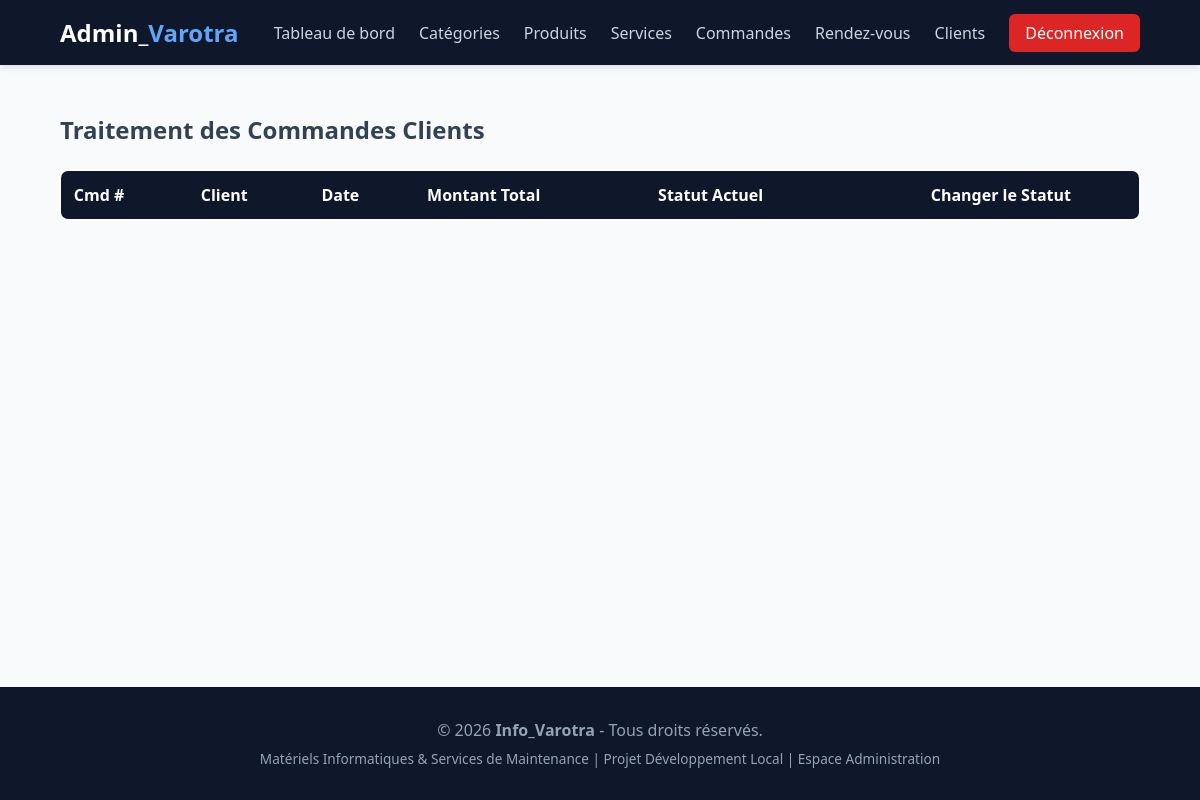
Before: /admin/commandes.php (signed in) with the older database file.
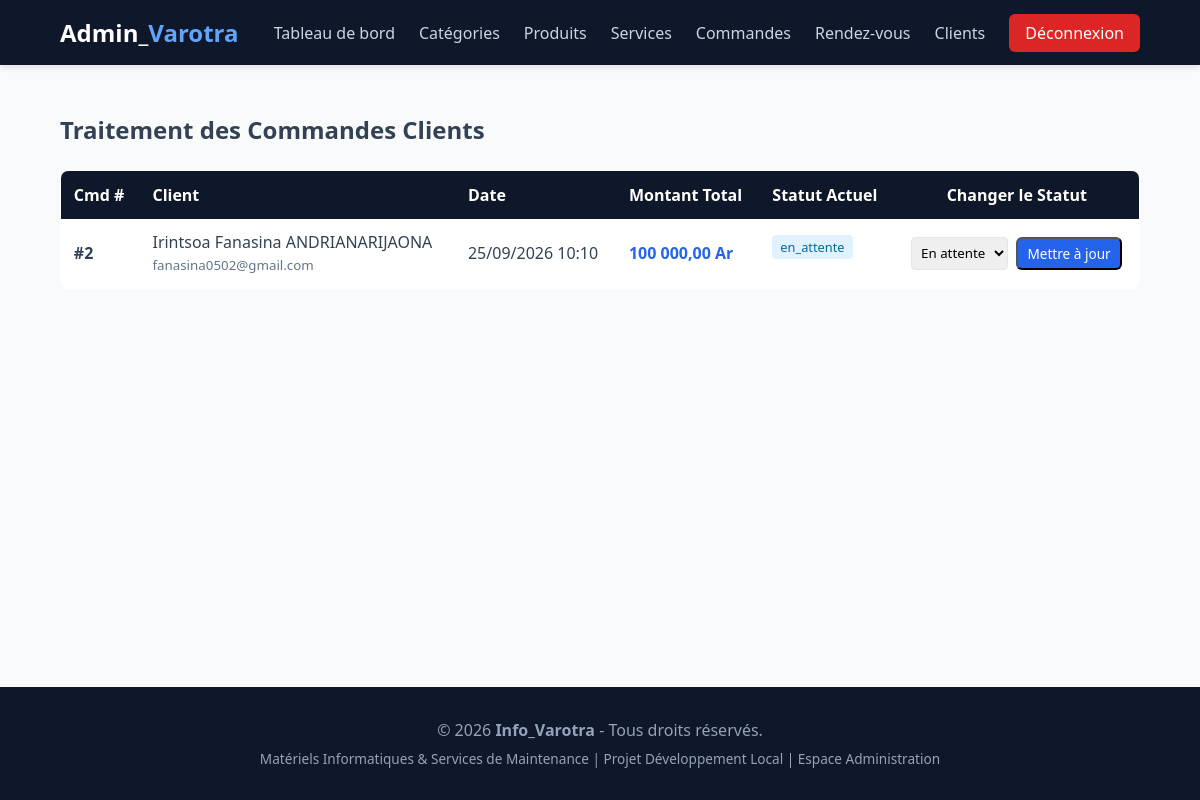
After: the same page with the newer database file.
### tables this page shows
CREATE TABLE `commande` (
  `id_commande` int NOT NULL,
  `date_commande` datetime DEFAULT CURRENT_TIMESTAMP,
  `statut` enum('en_attente','validee','expediee','livree','annulee') DEFAULT 'en_attente',
  `montant_total` decimal(10,2) NOT NULL,
  `id_client` int NOT NULL
);

CREATE TABLE `client` (
  `id_client` int NOT NULL,
  `nom` varchar(100) NOT NULL,
  `prenom` varchar(100) NOT NULL,
  `email` varchar(150) NOT NULL,
  `mot_de_passe` varchar(255) NOT NULL,
  `telephone` varchar(20) DEFAULT NULL,
  `adresse` text,
  `date_inscription` datetime DEFAULT CURRENT_TIMESTAMP,
  `actif` tinyint(1) DEFAULT '0',
  `token_verification` varchar(100) DEFAULT NULL
);

### admin/commandes.php (the view, shortened to what this page needs)
<?php
require_once '../config/database.php';
$commandes = $pdo->query("SELECT c.*, cl.nom, cl.prenom, cl.email
                         FROM commande c
                         JOIN client cl ON c.id_client = cl.id_client
                         ORDER BY c.date_commande DESC")->fetchAll();
require_once __DIR__ . '/includes/header.php';
?>
<!DOCTYPE html>
<html lang="fr">
<head>
    <link rel="stylesheet" href="/Info_Varotra/assets/css/style.css">
</head>
<body>
<main class="container">
    <h2>Traitement des Commandes Clients</h2>
    <table style="width: 100%; border-collapse: collapse; background: white; margin-top: 1.5rem; border-radius: 8px; overflow: hidden; border: 1px solid var(--border-color);">
        <thead>
            <tr style="background: var(--primary); color: white; text-align: left;">
                <th style="padding: 0.8rem;">Cmd #</th>
                <th style="padding: 0.8rem;">Client</th>
                <th style="padding: 0.8rem;">Date</th>
                <th style="padding: 0.8rem;">Montant Total</th>
                <th style="padding: 0.8rem;">Statut Actuel</th>
                <th style="padding: 0.8rem; text-align: center;">Changer le Statut</th>
            </tr>
        </thead>
        <tbody>
            <?php foreach ($commandes as $cmd): ?>
                <tr style="border-bottom: 1px solid var(--border-color);">
                    <td style="padding: 0.8rem; font-weight: bold;">#<?= $cmd['id_commande'] ?></td>
                    <td style="padding: 0.8rem;">
                        <?= htmlspecialchars($cmd['prenom'] . ' ' . $cmd['nom']) ?><br>
                        <small style="color: #64748b;"><?= htmlspecialchars($cmd['email']) ?></small>
                    </td>
                    <td style="padding: 0.8rem;"><?= date('d/m/Y H:i', strtotime($cmd['date_commande'])) ?></td>
                    <td style="padding: 0.8rem; color: var(--accent); font-weight: bold;"><?= number_format($cmd['montant_total'], 2, ',', ' ') ?> Ar</td>
                    <td style="padding: 0.8rem;"><span class="badge"><?= htmlspecialchars($cmd['statut']) ?></span></td>
                    <td style="padding: 0.8rem; text-align: center;">
                        <form action="commandes.php" method="POST" style="display: flex; gap: 0.5rem; justify-content: center;">
                            <select name="statut" style="padding: 0.3rem; border-radius: 4px; border: 1px solid var(--border-color);">
                                <option value="en_attente" <?= $cmd['statut'] === 'en_attente' ? 'selected' : '' ?>>En attente</option>
                            </select>
                            <button type="submit" name="update_statut" class="btn-primary" style="padding: 0.3rem 0.6rem; font-size: 0.85rem;">Mettre à jour</button>
                        </form>
                    </td>
                </tr>
            <?php endforeach; ?>
        </tbody>
    </table>
</main>
<?php require_once __DIR__ . '/includes/footer.php';?>

Changed rows visible on the page:
added commande: id_commande "2", id_client.nom "Irintsoa Fanasina ANDRIANARIJAONA", id_client.email "fanasina0502@gmail.com", date_commande "25/09/2026 10:10", montant_total "100 000,00", statut "en_attente", statut "En attente"
